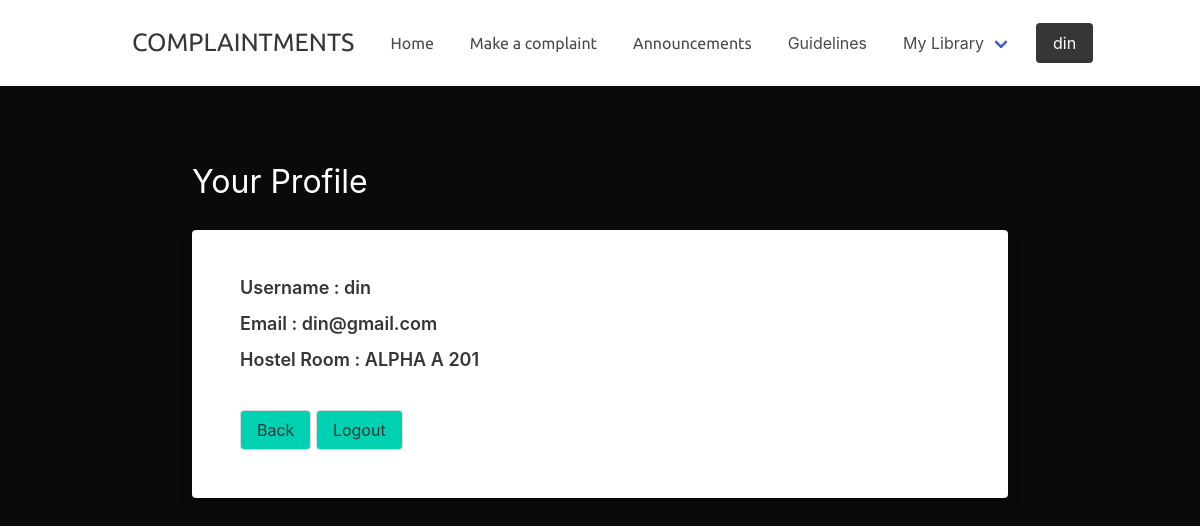
The page /profilepage (signed in) on the database its author committed.
### application/models.py (models this page shows, shortened)
class User(db.Model , UserMixin ):
        id = db.Column(db.Integer , primary_key = True)
        username = db.Column(db.String(20) , unique = True , nullable = False)
        email = db.Column(db.String(120) , unique = True , nullable = False)
        hostel_block = db.Column(db.String(100) , nullable=False)
        hostel_parts = db.Column(db.String(100) , nullable=False)
        hostel_room = db.Column(db.String(100) , nullable=False)
        password = db.Column(db.String(120) , nullable = False)
        createdAt = db.Column(db.DateTime(timezone=True) , server_default=func.now())
        facilities = db.relationship('Facilities' , backref = 'author' , lazy = True)
        integrity = db.relationship('Integrity' , backref = 'author' , lazy = True)
        shoutouts = db.relationship('Shoutouts' , backref = 'author' , lazy = True)
        chats = db.relationship('Chat', backref = 'author' ,lazy = True  )

### application/routes.py (the view)
@app.route('/profilepage')
def profilepage():
    return render_template("profile.html")

### application/models.py (called while the page is built)
@login_manager.user_loader
def load_user(user_id):
      return User.query.get(int(user_id))

### application/templates/profile.html (shortened to what this page needs)
<!DOCTYPE html>
<html lang="en">
<head>
    <link rel="stylesheet" href="https://cdn.jsdelivr.net/npm/bulma@0.9.3/css/bulma.min.css">
    <link rel="stylesheet" href="https://unpkg.com/intro.js/introjs.css">
</head>
<body>
    <nav class="navbar has-background-white" role="navigation" aria-label="main navigation">
        <div class="container">
            <div class="navbar-brand">
                <h1 style="font-family: Ubuntu; font-size: 25px;" id="Logo" class="p-5 has-text-dark">COMPLAINTMENTS</h1>
            </div>
            <div class="navbar-menu">
                <div class="navbar-start">
                    <a class="navbar-item" style="font-family: Ubuntu;">Home</a>
                    <a class="navbar-item p-5" style="font-family: Ubuntu;">Make a complaint</a>
                    <a class="navbar-item" style="font-family: Ubuntu;">Announcements</a>
                    <a class="navbar-item p-5">Guidelines</a>
                    <div class="navbar-item has-dropdown is-hoverable">
                        <a class="navbar-link">My Library</a>
                    </div>
                </div>
                <div class="navbar-end">
                    <div class="navbar-item">
                        {% if current_user.is_authenticated %}
                           <div class="buttons">
                            <a class="button is-dark">{{ current_user.username }}</a>
                           </div>
                        {% endif %}
                      </div>
                </div>
            </div>
        </div>
    </nav>
    <div class="facilitiesformbackground has-background-black" style="height: 100vh;" >
    <div class="container p-5">
        <div class="field p-5">
          <div class="p-5">
          	<h1 class="is-size-3 has-text-white mb-5">Your Profile</h1>
          	<div class="card">
             <div class="card-content">
               <div class="content p-5">
                 <h5> Username : {{ current_user.username }}</h5>
                 <h5> Email : {{ current_user.email }}</h5>
                 <h5> Hostel Room : {{ current_user.hostel_block }} {{ current_user.hostel_parts }} {{ current_user.hostel_room }}</h5>
                 <a href="{{url_for('home')}}"><button class="has-background-primary button mt-5">Back</button></a>
                 <a href="{{url_for('logout')}}"><button class="has-background-primary button mt-5">Logout</button></a>
              </div>
           </div>
          </div>
          </div>
        </div>
    </div>
    </div>
</body>
</html>

### rows shown on the page
User: username "din", email "din@gmail.com", hostel_block "ALPHA", hostel_parts "A", hostel_room "201"
